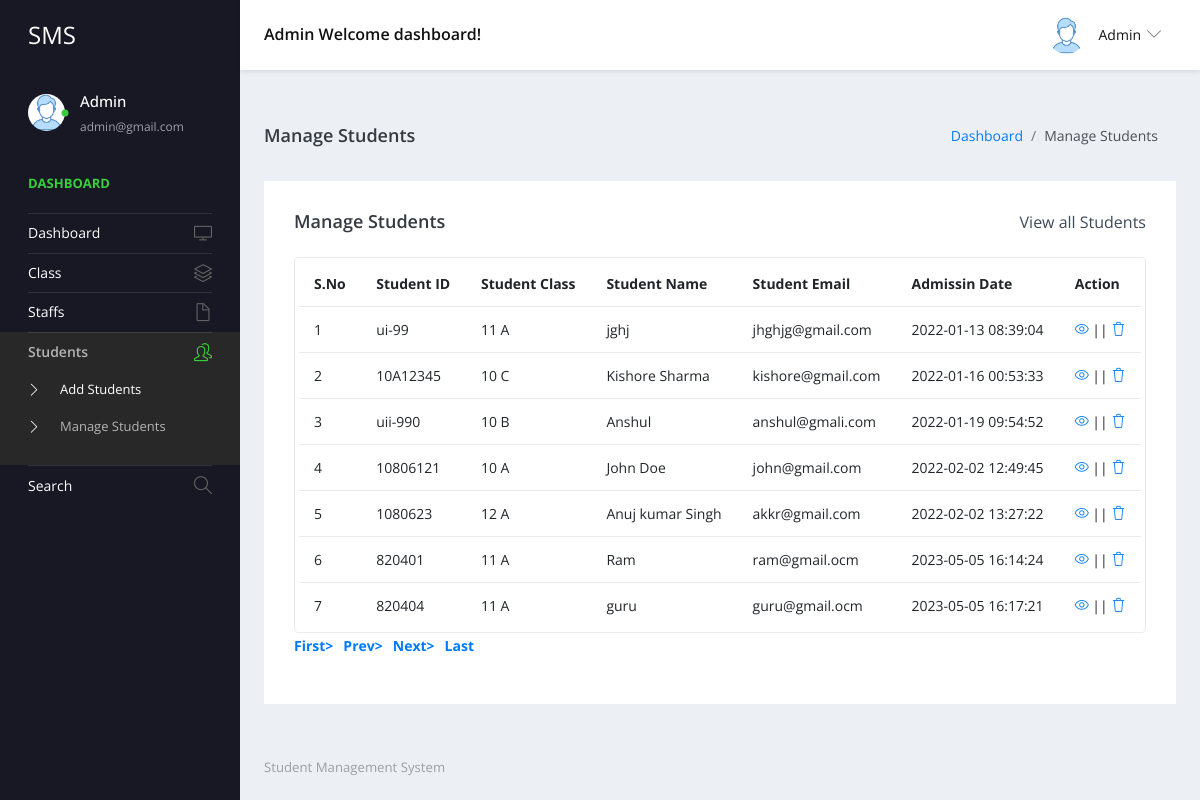
The page /admin/manage-students.php (signed in) on the database its author committed.
### tables this page shows
CREATE TABLE `tblstudent` (
  `ID` int(10) NOT NULL,
  `StudentName` varchar(200) DEFAULT NULL,
  `StudentEmail` varchar(200) DEFAULT NULL,
  `StudentClass` varchar(100) DEFAULT NULL,
  `Gender` varchar(50) DEFAULT NULL,
  `DOB` date DEFAULT NULL,
  `StuID` varchar(200) DEFAULT NULL,
  `FatherName` mediumtext DEFAULT NULL,
  `MotherName` mediumtext DEFAULT NULL,
  `ContactNumber` bigint(10) DEFAULT NULL,
  `AltenateNumber` bigint(10) DEFAULT NULL,
  `Address` mediumtext DEFAULT NULL,
  `UserName` varchar(200) DEFAULT NULL,
  `Password` varchar(200) DEFAULT NULL,
  `Image` varchar(200) DEFAULT NULL,
  `DateofAdmission` timestamp NULL DEFAULT current_timestamp()
);

CREATE TABLE `tblclass` (
  `ID` int(5) NOT NULL,
  `ClassName` varchar(50) DEFAULT NULL,
  `Section` varchar(20) DEFAULT NULL,
  `CreationDate` timestamp NULL DEFAULT current_timestamp()
);

### admin/manage-students.php (the view, shortened to what this page needs)
<?php
include('includes/dbconnection.php');
if (strlen($_SESSION['sturecmsaid']==0)) {
  header('location:logout.php');
  } else{
?>
<!DOCTYPE html>
<html lang="en">
  <head>
    <link rel="stylesheet" href="vendors/simple-line-icons/css/simple-line-icons.css">
    <link rel="stylesheet" href="vendors/flag-icon-css/css/flag-icon.min.css">
    <link rel="stylesheet" href="vendors/css/vendor.bundle.base.css">
    <link rel="stylesheet" href="./vendors/daterangepicker/daterangepicker.css">
    <link rel="stylesheet" href="./vendors/chartist/chartist.min.css">
    <link rel="stylesheet" href="./css/style.css">
  </head>
  <body>
    <div class="container-scroller">
     <?php include_once('includes/header.php');?>
      <div class="container-fluid page-body-wrapper">
        <?php include_once('includes/sidebar.php');?>
        <div class="main-panel">
          <div class="content-wrapper">
             <div class="page-header">
              <h3 class="page-title"> Manage Students </h3>
              <nav aria-label="breadcrumb">
                <ol class="breadcrumb">
                  <li class="breadcrumb-item"><a href="dashboard.php">Dashboard</a></li>
                  <li class="breadcrumb-item active" aria-current="page"> Manage Students</li>
                </ol>
              </nav>
            </div>
            <div class="row">
              <div class="col-md-12 grid-margin stretch-card">
                <div class="card">
                  <div class="card-body">
                    <div class="d-sm-flex align-items-center mb-4">
                      <h4 class="card-title mb-sm-0">Manage Students</h4>
                      <a href="#" class="text-dark ml-auto mb-3 mb-sm-0"> View all Students</a>
                    </div>
                    <div class="table-responsive border rounded p-1">
                      <table class="table">
                        <thead>
                          <tr>
                            <th class="font-weight-bold">S.No</th>
                            <th class="font-weight-bold">Student ID</th>
                            <th class="font-weight-bold">Student Class</th>
                            <th class="font-weight-bold">Student Name</th>
                            <th class="font-weight-bold">Student Email</th>
                            <th class="font-weight-bold">Admissin Date</th>
                            <th class="font-weight-bold">Action</th>
                          </tr>
                        </thead>
                        <tbody>
                           <?php
                            if (isset($_GET['pageno'])) {
            $pageno = $_GET['pageno'];
        } else {
            $pageno = 1;
        }
        $no_of_records_per_page = 15;
        $offset = ($pageno-1) * $no_of_records_per_page;
       $ret = "SELECT ID FROM tblstudent";
$query1 = $dbh -> prepare($ret);
$query1->execute();
$total_rows=$query1->rowCount();
$total_pages = ceil($total_rows / $no_of_records_per_page);
$sql="SELECT tblstudent.StuID,tblstudent.ID as sid,tblstudent.StudentName,tblstudent.StudentEmail,tblstudent.DateofAdmission,tblclass.ClassName,tblclass.Section from tblstudent join tblclass on tblclass.ID=tblstudent.StudentClass LIMIT $offset, $no_of_records_per_page";
$query = $dbh -> prepare($sql);
$query->execute();
$results=$query->fetchAll(PDO::FETCH_OBJ);
$cnt=1;
if($query->rowCount() > 0)
{
foreach($results as $row)
{               ?>
                          <tr>
                            <td><?php echo htmlentities($cnt);?></td>
                            <td><?php  echo htmlentities($row->StuID);?></td>
                            <td><?php  echo htmlentities($row->ClassName);?> <?php  echo htmlentities($row->Section);?></td>
                            <td><?php  echo htmlentities($row->StudentName);?></td>
                            <td><?php  echo htmlentities($row->StudentEmail);?></td>
                            <td><?php  echo htmlentities($row->DateofAdmission);?></td>
                            <td>
                              <div><a href="edit-student-detail.php?editid=<?php echo htmlentities ($row->sid);?>"><i class="icon-eye"></i></a>
                                                || <a href="manage-students.php?delid=<?php echo ($row->sid);?>" onclick="return confirm('Do you really want to Delete ?');"> <i class="icon-trash"></i></a></div>
                            </td>
                          </tr><?php $cnt=$cnt+1;}} ?>
                        </tbody>
                      </table>
                    </div>
                    <div align="left">
    <ul class="pagination" >
        <li><a href="?pageno=1"><strong>First></strong></a></li>
        <li class="<?php if($pageno <= 1){ echo 'disabled'; } ?>">
            <a href="<?php if($pageno <= 1){ echo '#'; } else { echo "?pageno=".($pageno - 1); } ?>"><strong style="padding-left: 10px">Prev></strong></a>
        </li>
        <li class="<?php if($pageno >= $total_pages){ echo 'disabled'; } ?>">
            <a href="<?php if($pageno >= $total_pages){ echo '#'; } else { echo "?pageno=".($pageno + 1); } ?>"><strong style="padding-left: 10px">Next></strong></a>
        </li>
        <li><a href="?pageno=<?php echo $total_pages; ?>"><strong style="padding-left: 10px">Last</strong></a></li>
    </ul>
</div>
                  </div>
                </div>
              </div>
            </div>
          </div>
         <?php include_once('includes/footer.php');?>
        </div>
      </div>
    </div>
  </body>
</html><?php }  ?>

### admin/includes/header.php (shortened to what this page needs)
 <nav class="navbar default-layout-navbar col-lg-12 col-12 p-0 fixed-top d-flex flex-row">
        <div class="navbar-brand-wrapper d-flex align-items-center">
          <a class="navbar-brand brand-logo" href="dashboard.php">
            <strong style="color: white;">SMS</strong>
          </a>
        </div><?php
         $aid= $_SESSION['sturecmsaid'];
$sql="SELECT * from tbladmin where ID=:aid";
$query = $dbh -> prepare($sql);
$query->bindParam(':aid',$aid,PDO::PARAM_STR);
$query->execute();
$results=$query->fetchAll(PDO::FETCH_OBJ);
$cnt=1;
if($query->rowCount() > 0)
{
foreach($results as $row)
{               ?>
        <div class="navbar-menu-wrapper d-flex align-items-center flex-grow-1">
          <h5 class="mb-0 font-weight-medium d-none d-lg-flex"><?php  echo htmlentities($row->AdminName);?> Welcome dashboard!</h5>
          <ul class="navbar-nav navbar-nav-right ml-auto">
            <li class="nav-item dropdown d-none d-xl-inline-flex user-dropdown">
              <a class="nav-link dropdown-toggle" id="UserDropdown" href="#" data-toggle="dropdown" aria-expanded="false">
                <img class="img-xs rounded-circle ml-2" src="images/faces/face8.jpg" alt="Profile image"> <span class="font-weight-normal"> <?php  echo htmlentities($row->AdminName);?> </span></a>
                <?php $cnt=$cnt+1;}} ?>
            </li>
          </ul>
        </div>
      </nav>

### admin/includes/sidebar.php (shortened to what this page needs)
<nav class="sidebar sidebar-offcanvas" id="sidebar">
          <ul class="nav">
            <li class="nav-item nav-profile">
              <a href="#" class="nav-link">
                <div class="profile-image">
                  <img class="img-xs rounded-circle" src="images/faces/face8.jpg" alt="profile image">
                  <div class="dot-indicator bg-success"></div>
                </div>
                <div class="text-wrapper">
                  <?php
         $aid= $_SESSION['sturecmsaid'];
$sql="SELECT * from tbladmin where ID=:aid";
$query = $dbh -> prepare($sql);
$query->bindParam(':aid',$aid,PDO::PARAM_STR);
$query->execute();
$results=$query->fetchAll(PDO::FETCH_OBJ);
$cnt=1;
if($query->rowCount() > 0)
{
foreach($results as $row)
{               ?>
                  <p class="profile-name"><?php  echo htmlentities($row->AdminName);?></p>
                  <p class="designation"><?php  echo htmlentities($row->Email);?></p><?php $cnt=$cnt+1;}} ?>
                </div>
              </a>
            </li>
            <li class="nav-item nav-category">
              <span class="nav-link">Dashboard</span>
            </li>
            <li class="nav-item">
              <a class="nav-link" href="dashboard.php">
                <span class="menu-title">Dashboard</span>
                <i class="icon-screen-desktop menu-icon"></i>
              </a>
            </li>
            <li class="nav-item">
              <a class="nav-link" data-toggle="collapse" href="#ui-basic" aria-expanded="false" aria-controls="ui-basic">
                <span class="menu-title">Class</span>
                <i class="icon-layers menu-icon"></i>
              </a>
            </li>
            <li class="nav-item">
              <a class="nav-link" data-toggle="collapse" href="#auth1" aria-expanded="false" aria-controls="auth">
                <span class="menu-title">Staffs</span>
                <i class="icon-doc menu-icon"></i>
              </a>
            </li>
            <li class="nav-item">
              <a class="nav-link" data-toggle="collapse" href="#ui-basic1" aria-expanded="false" aria-controls="ui-basic1">
                <span class="menu-title">Students</span>
                <i class="icon-people menu-icon"></i>
              </a>
              <div class="collapse" id="ui-basic1">
                <ul class="nav flex-column sub-menu">
                  <li class="nav-item"> <a class="nav-link" href="add-students.php">Add Students</a></li>
                  <li class="nav-item"> <a class="nav-link" href="manage-students.php">Manage Students</a></li>
                </ul>
              </div>
            </li>
            <li class="nav-item">
              <a class="nav-link" href="search.php">
                <span class="menu-title">Search</span>
                <i class="icon-magnifier menu-icon"></i>
              </a>
            </li>
          </ul>
        </nav>

### rows shown on the page
tblstudent: StuID "ui-99", tblclass.ClassName "11", tblclass.Section "A", StudentName "jghj", StudentEmail "jhghjg@gmail.com", DateofAdmission "2022-01-13 08:39:04"
tblstudent: StuID "10A12345", tblclass.ClassName "10", tblclass.Section "C", StudentName "Kishore Sharma", StudentEmail "kishore@gmail.com", DateofAdmission "2022-01-16 00:53:33"
tblstudent: StuID "uii-990", tblclass.ClassName "10", tblclass.Section "B", StudentName "Anshul", StudentEmail "anshul@gmali.com", DateofAdmission "2022-01-19 09:54:52"
tblstudent: StuID "10806121", tblclass.ClassName "10", tblclass.Section "A", StudentName "John Doe", StudentEmail "john@gmail.com", DateofAdmission "2022-02-02 12:49:45"
tblstudent: StuID "1080623", tblclass.ClassName "12", tblclass.Section "A", StudentName "Anuj kumar Singh", StudentEmail "akkr@gmail.com", DateofAdmission "2022-02-02 13:27:22"
tblstudent: StuID "820401", tblclass.ClassName "11", tblclass.Section "A", StudentName "Ram", StudentEmail "ram@gmail.ocm", DateofAdmission "2023-05-05 16:14:24"
tblstudent: StuID "820404", tblclass.ClassName "11", tblclass.Section "A", StudentName "guru", StudentEmail "guru@gmail.ocm", DateofAdmission "2023-05-05 16:17:21"

### other values the page prints
$row->AdminName "Admin"
$row->Email "admin@gmail.com"
